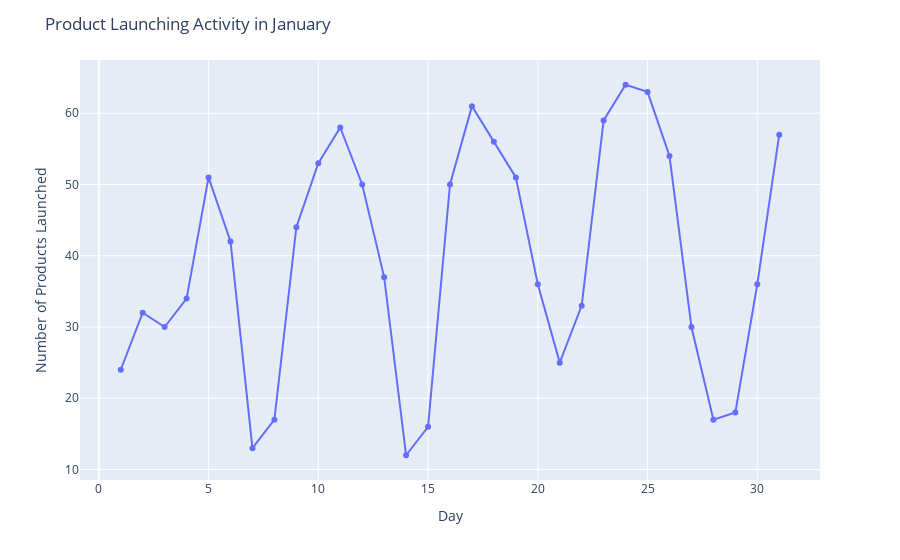

Notebook cell for this chart:
### Markdown cell above
### Line Plot

### Code cell
# Daily_df['createdAt'] = pd.to_datetime(Daily_df['createdAt'])
# january_df = Daily_df[Daily_df['Month'] == 'January']
# january_df.head()

january_daily_counts = df['createdAt'].dt.day.value_counts().sort_index()

most_popular_day = january_daily_counts.idxmax()
num_products_launched = january_daily_counts.max()

# Format the most popular day in the desired format: "year-month-day"
most_popular_day_formatted = df.loc[df['createdAt'].dt.day == most_popular_day, 'createdAt'].iloc[0].strftime('%Y-%m-%d')

print(f"The most popular day of January is Day {most_popular_day_formatted} with {num_products_launched} products launched.")

fig = px.line(x=january_daily_counts.index, y=january_daily_counts.values, markers=True)
fig.update_layout(title="Product Launching Activity in January", xaxis_title="Day", yaxis_title="Number of Products Launched")
fig.show()

### Figure 1 — Plotly figure (JSON) as saved in the notebook; plotly's stock layout.template omitted (floating-point values rounded to 4 significant figures)
{"data": [{"hovertemplate": "x=%{x}<br>y=%{y}<extra></extra>", "legendgroup": "", "line": {"color": "#636efa", "dash": "solid"}, "marker": {"symbol": "circle"}, "mode": "lines+markers", "name": "", "orientation": "v", "showlegend": false, "type": "scatter", "x": [1, 2, 3, 4, 5, 6, 7, 8, 9, 10, 11, 12, 13, 14, 15, 16, 17, 18, 19, 20, 21, 22, 23, 24, 25, 26, 27, 28, 29, 30, 31], "xaxis": "x", "y": [24, 32, 30, 34, 51, 42, 13, 17, 44, 53, 58, 50, 37, 12, 16, 50, 61, 56, 51, 36, 25, 33, 59, 64, 63, 54, 30, 17, 18, 36, 57], "yaxis": "y"}], "layout": {"legend": {"tracegroupgap": 0}, "margin": {"t": 60}, "title": {"text": "Product Launching Activity in January"}, "xaxis": {"anchor": "y", "domain": [0, 1], "title": {"text": "Day"}}, "yaxis": {"anchor": "x", "domain": [0, 1], "title": {"text": "Number of Products Launched"}}}}
